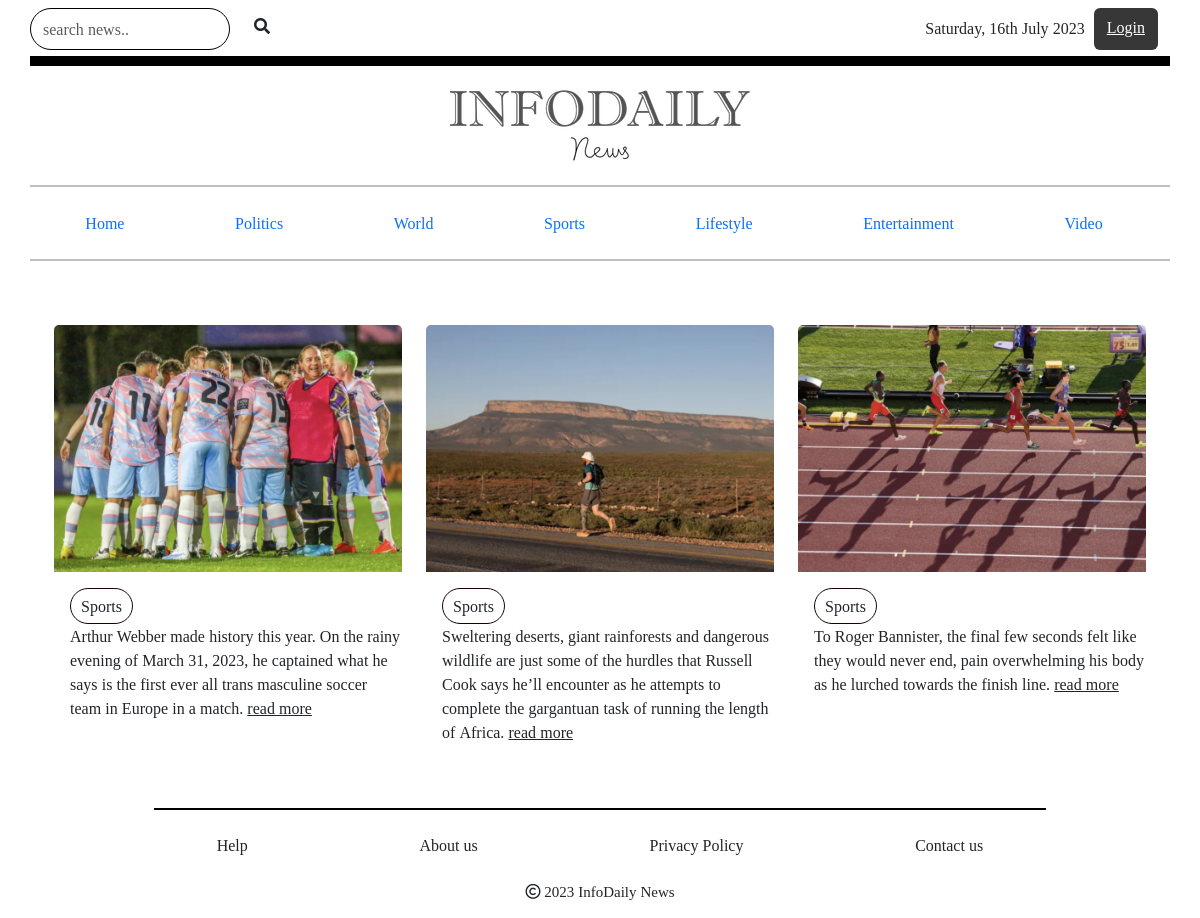
The app's page /category/Sports/ with its own data.
### portal/models.py (models this page shows, shortened)
class News(models.Model):
    name = models.TextField(blank=True)
    heading = models.TextField()
    image = models.ImageField(upload_to= 'media')
    desc = models.TextField()
    long_desc = models.TextField()
    category = models.ForeignKey(Category, on_delete=models.CASCADE)
    date = models.DateField(null=True, blank=True)
    author_name = models.CharField(max_length=300, blank=True)
    author_image = models.ImageField(upload_to= 'media', blank=True)
    labels = models.CharField(choices=LABELS, max_length=50, blank=True)

class Category(models.Model):
    name= models.TextField(blank=True)
    desc = models.TextField(blank=True)
    slug = models.CharField(max_length=500, unique= True, blank=True)
    def __str__(self):
            return self.name

### portal/views.py (the view)
# urls.py: path('category/<str:category_name>/', category_view, name='category_view' ),
def category_view(request, category_name):
    category = Category.objects.get(name = category_name)
    newws=News.objects.filter(category=category)
    context = {
        'category' : category,
        'newws':newws,
    }
    return render(request, 'user/eachCat.html', context)

### templates/user/eachCat.html (shortened to what this page needs)
{% extends './root.html' %}
{% load static %}
{% block content %}
    <section>
        <div class="container" >
            <div class="row pt-5">
                {% for news in newws %}
                <div class="col-lg-4 col-md-6 col-sm-12">
                    <div class="card">
                        <img src="{{news.image.url}}" class="card-img-top" alt="...">
                        <div class="card-body pe-0">
                            <div class="rounded-category">{{news.category}}</div>
                            <p class="card-text">{{news.desc|linebreaksbr}}
                                <a href="/news_single/{{news.id}}" class="card-link text-dark">read more</a>
                            </p>
                        </div>
                    </div>
                </div>
                {% endfor %}
            </div>
        </div>
    </section>
{% endblock%}

### static/css/root.css (style rules this page uses)
.container { font-family: 'Noto Serif Georgian', serif; }

### static/css/home.css (style rules this page uses)
.card { border: none; background-color: transparent; }
.rounded-category { border: 1px solid #1a0202; border-radius: 20px; padding: 5px 10px; display: inline-block; }

### static/css/videos.css (style rules this page uses)
.card { border: none; background-color: transparent; }

### records on screen
News: image (picture), category "Sports", desc "Arthur Webber made history this year. On the rainy evening of March 31, 2023, he captained what he says is the first ever all trans masculine soccer team in Europe in a match."
News: image (picture), category "Sports", desc "Sweltering deserts, giant rainforests and dangerous wildlife are just some of the hurdles that Russell Cook says he’ll encounter as he attempts to complete the gargantuan task of running the length of Africa."
News: image (picture), category "Sports", desc "To Roger Bannister, the final few seconds felt like they would never end, pain overwhelming his body as he lurched towards the finish line."
